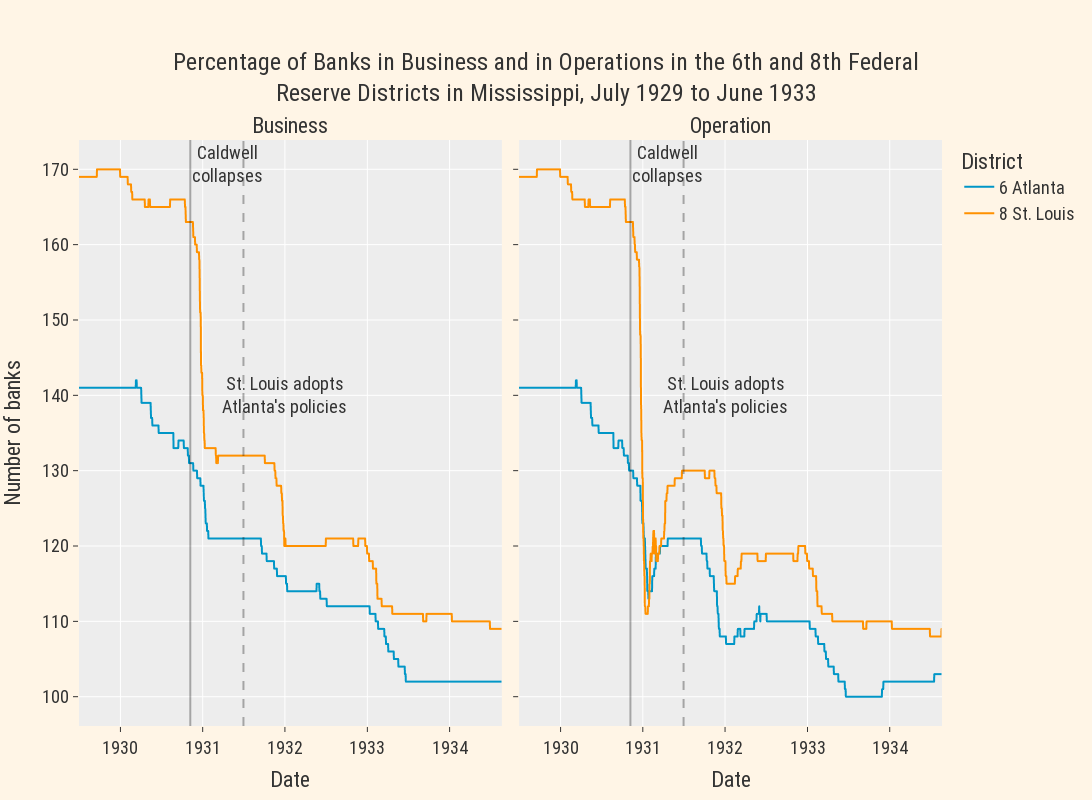

The notebook cell this image was saved under:
### Code cell
fig = px.line(df, x='date', y='n_banks', color='district', facet_col="type", 
              color_discrete_map={ # replaces default color mapping by value
                "6 Atlanta": my_blue, "8 St. Louis": my_orange,
            },
            title = "Percentage of Banks in Business and in Operations in the 6th and 8th Federal<br>Reserve Districts in Mississippi, July 1929 to June 1933",
            labels={ # replaces default labels by column name
                "n_banks": "Number of banks",  "date": "Date", "district":"District"
            },)

fig.for_each_annotation(lambda a: a.update(text=a.text.split("=")[-1].capitalize()))
fig.for_each_annotation(lambda a: a.update(font=dict(
            family="Roboto Condensed, bold",
            size=22,
            )))
fig.add_vline(x=datetime.datetime.strptime("1930-11-07", "%Y-%m-%d").timestamp() * 1000, line_width=2, 
              annotation_text="Caldwell<br>collapses")
              #annotation_position="left")
fig.add_vline(x=datetime.datetime.strptime("1931-07-01", "%Y-%m-%d").timestamp() * 1000, line_width=2, line_dash="dash")

fig.add_annotation(
    x=datetime.datetime.strptime("1932-01-01", "%Y-%m-%d").timestamp() * 1000,
    xref="x1",
    y=140,
    ax=70,
    showarrow=False,
        text="St. Louis adopts<br>Atlanta's policies"
)
fig.add_annotation(
    x=datetime.datetime.strptime("1932-01-01", "%Y-%m-%d").timestamp() * 1000,
    xref="x2",
    y=140,
    ax=70,
    showarrow=False,
    text="St. Louis adopts<br>Atlanta's policies"
)

fig.show()

### Figure 1 — Plotly figure (JSON) as saved in the notebook; plotly's stock layout.template omitted (floating-point values rounded to 4 significant figures; data arrays with more than 128 entries replaced by an {"elided": "..."} marker saying what was removed)
{"data": [{"hovertemplate": "District=6 Atlanta<br>type=business<br>Date=%{x}<br>Number of banks=%{y}<extra></extra>", "legendgroup": "6 Atlanta", "line": {"color": "#0096c7", "dash": "solid"}, "marker": {"symbol": "circle"}, "mode": "lines", "name": "6 Atlanta", "showlegend": true, "type": "scattergl", "x": {"elided": "1878 str values"}, "xaxis": "x", "y": {"elided": "1878 int values"}, "yaxis": "y"}, {"hovertemplate": "District=6 Atlanta<br>type=operation<br>Date=%{x}<br>Number of banks=%{y}<extra></extra>", "legendgroup": "6 Atlanta", "line": {"color": "#0096c7", "dash": "solid"}, "marker": {"symbol": "circle"}, "mode": "lines", "name": "6 Atlanta", "showlegend": false, "type": "scattergl", "x": {"elided": "1878 str values"}, "xaxis": "x2", "y": {"elided": "1878 int values"}, "yaxis": "y2"}, {"hovertemplate": "District=8 St. Louis<br>type=business<br>Date=%{x}<br>Number of banks=%{y}<extra></extra>", "legendgroup": "8 St. Louis", "line": {"color": "#ff9100", "dash": "solid"}, "marker": {"symbol": "circle"}, "mode": "lines", "name": "8 St. Louis", "showlegend": true, "type": "scattergl", "x": {"elided": "1878 str values"}, "xaxis": "x", "y": {"elided": "1878 int values"}, "yaxis": "y"}, {"hovertemplate": "District=8 St. Louis<br>type=operation<br>Date=%{x}<br>Number of banks=%{y}<extra></extra>", "legendgroup": "8 St. Louis", "line": {"color": "#ff9100", "dash": "solid"}, "marker": {"symbol": "circle"}, "mode": "lines", "name": "8 St. Louis", "showlegend": false, "type": "scattergl", "x": {"elided": "1878 str values"}, "xaxis": "x2", "y": {"elided": "1878 int values"}, "yaxis": "y2"}], "layout": {"annotations": [{"font": {"family": "Roboto Condensed, bold", "size": 22}, "showarrow": false, "text": "Business", "x": 0.245, "xanchor": "center", "xref": "paper", "y": 1, "yanchor": "bottom", "yref": "paper"}, {"font": {"family": "Roboto Condensed, bold", "size": 22}, "showarrow": false, "text": "Operation", "x": 0.755, "xanchor": "center", "xref": "paper", "y": 1, "yanchor": "bottom", "yref": "paper"}, {"showarrow": false, "text": "Caldwell<br>collapses", "x": -1235520000000, "xanchor": "left", "xref": "x", "y": 1, "yanchor": "top", "yref": "y domain"}, {"showarrow": false, "text": "Caldwell<br>collapses", "x": -1235520000000, "xanchor": "left", "xref": "x2", "y": 1, "yanchor": "top", "yref": "y2 domain"}, {"ax": 70, "showarrow": false, "text": "St. Louis adopts<br>Atlanta's policies", "x": -1199232000000, "xref": "x", "y": 140}, {"ax": 70, "showarrow": false, "text": "St. Louis adopts<br>Atlanta's policies", "x": -1199232000000, "xref": "x2", "y": 140}], "height": 800, "legend": {"title": {"text": "District"}, "tracegroupgap": 0}, "shapes": [{"line": {"width": 2}, "type": "line", "x0": -1235520000000, "x1": -1235520000000, "xref": "x", "y0": 0, "y1": 1, "yref": "y domain"}, {"line": {"width": 2}, "type": "line", "x0": -1235520000000, "x1": -1235520000000, "xref": "x2", "y0": 0, "y1": 1, "yref": "y2 domain"}, {"line": {"dash": "dash", "width": 2}, "type": "line", "x0": -1215133200000, "x1": -1215133200000, "xref": "x", "y0": 0, "y1": 1, "yref": "y domain"}, {"line": {"dash": "dash", "width": 2}, "type": "line", "x0": -1215133200000, "x1": -1215133200000, "xref": "x2", "y0": 0, "y1": 1, "yref": "y2 domain"}], "title": {"text": "Percentage of Banks in Business and in Operations in the 6th and 8th Federal<br>Reserve Districts in Mississippi, July 1929 to June 1933"}, "width": 1600, "xaxis": {"anchor": "y", "autorange": true, "domain": [0, 0.49], "range": ["1929-07-01", "1934-08-21"], "title": {"text": "Date"}, "type": "date"}, "xaxis2": {"anchor": "y2", "autorange": true, "domain": [0.51, 1], "matches": "x", "range": ["1929-07-01", "1934-08-21"], "title": {"text": "Date"}, "type": "date"}, "yaxis": {"anchor": "x", "autorange": true, "domain": [0, 1], "range": [96.11, 173.9], "title": {"text": "Number of banks"}, "type": "linear"}, "yaxis2": {"anchor": "x2", "autorange": true, "domain": [0, 1], "matches": "y", "range": [96.11, 173.9], "showticklabels": false, "type": "linear"}}}
